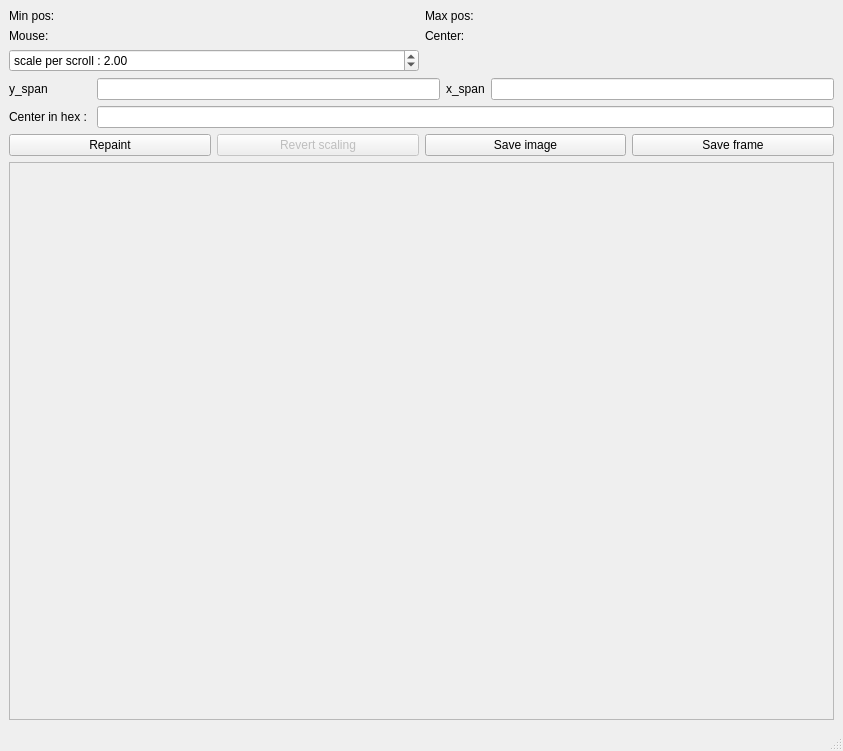
<?xml version="1.0" encoding="UTF-8"?>
<ui version="4.0">
 <class>zoom_utils_mainwindow</class>
 <widget class="QMainWindow" name="zoom_utils_mainwindow">
  <property name="geometry">
   <rect>
    <x>0</x>
    <y>0</y>
    <width>843</width>
    <height>751</height>
   </rect>
  </property>
  <property name="windowTitle">
   <string>Zoomer of FractalUtils</string>
  </property>
  <widget class="QWidget" name="centralwidget">
   <layout class="QGridLayout" name="gridLayout_2">
    <item row="5" column="3">
     <widget class="QPushButton" name="btn_save_frame">
      <property name="text">
       <string>Save frame</string>
      </property>
     </widget>
    </item>
    <item row="0" column="0" colspan="2">
     <widget class="QLabel" name="label_minpos">
      <property name="text">
       <string>Min pos:</string>
      </property>
     </widget>
    </item>
    <item row="1" column="2" colspan="2">
     <widget class="QLabel" name="label_center">
      <property name="text">
       <string>Center:</string>
      </property>
     </widget>
    </item>
    <item row="0" column="2" colspan="2">
     <widget class="QLabel" name="label_maxpos">
      <property name="text">
       <string>Max pos:</string>
      </property>
     </widget>
    </item>
    <item row="1" column="0" colspan="2">
     <widget class="QLabel" name="label_mousepos">
      <property name="text">
       <string>Mouse:</string>
      </property>
     </widget>
    </item>
    <item row="2" column="0" colspan="2">
     <widget class="QDoubleSpinBox" name="spin_zoom_speed">
      <property name="prefix">
       <string>scale per scroll : </string>
      </property>
      <property name="minimum">
       <double>1.000000000000000</double>
      </property>
      <property name="maximum">
       <double>1024.000000000000000</double>
      </property>
      <property name="singleStep">
       <double>0.050000000000000</double>
      </property>
      <property name="value">
       <double>2.000000000000000</double>
      </property>
     </widget>
    </item>
    <item row="5" column="2">
     <widget class="QPushButton" name="btn_save_image">
      <property name="text">
       <string>Save image</string>
      </property>
     </widget>
    </item>
    <item row="5" column="1">
     <widget class="QPushButton" name="btn_revert">
      <property name="enabled">
       <bool>false</bool>
      </property>
      <property name="text">
       <string>Revert scaling</string>
      </property>
     </widget>
    </item>
    <item row="3" column="0" colspan="4">
     <layout class="QGridLayout" name="gridLayout_4">
      <property name="topMargin">
       <number>0</number>
      </property>
      <property name="rightMargin">
       <number>0</number>
      </property>
      <item row="0" column="3">
       <widget class="QLineEdit" name="show_scale_x"/>
      </item>
      <item row="0" column="2">
       <widget class="QLabel" name="label">
        <property name="text">
         <string>x_span</string>
        </property>
       </widget>
      </item>
      <item row="0" column="0">
       <widget class="QLabel" name="label_6">
        <property name="text">
         <string>y_span</string>
        </property>
        <property name="alignment">
         <set>Qt::AlignLeading|Qt::AlignLeft|Qt::AlignVCenter</set>
        </property>
       </widget>
      </item>
      <item row="0" column="1">
       <widget class="QLineEdit" name="show_scale_y"/>
      </item>
      <item row="1" column="0">
       <widget class="QLabel" name="label_7">
        <property name="text">
         <string>Center in hex : </string>
        </property>
       </widget>
      </item>
      <item row="1" column="1" colspan="3">
       <widget class="QLineEdit" name="show_center_hex">
        <property name="text">
         <string notr="true"/>
        </property>
        <property name="readOnly">
         <bool>false</bool>
        </property>
       </widget>
      </item>
     </layout>
    </item>
    <item row="5" column="0">
     <widget class="QPushButton" name="btn_repaint">
      <property name="text">
       <string>Repaint</string>
      </property>
     </widget>
    </item>
    <item row="6" column="0" colspan="4">
     <layout class="QGridLayout" name="gl_display_placer">
      <property name="leftMargin">
       <number>0</number>
      </property>
      <property name="topMargin">
       <number>0</number>
      </property>
      <item row="0" column="0">
       <widget class="scalable_label" name="display">
        <property name="sizePolicy">
         <sizepolicy hsizetype="Expanding" vsizetype="Expanding">
          <horstretch>0</horstretch>
          <verstretch>0</verstretch>
         </sizepolicy>
        </property>
        <property name="baseSize">
         <size>
          <width>1</width>
          <height>1</height>
         </size>
        </property>
        <property name="autoFillBackground">
         <bool>true</bool>
        </property>
        <property name="frameShape">
         <enum>QFrame::StyledPanel</enum>
        </property>
        <property name="frameShadow">
         <enum>QFrame::Plain</enum>
        </property>
        <property name="text">
         <string/>
        </property>
        <property name="scaledContents">
         <bool>false</bool>
        </property>
       </widget>
      </item>
     </layout>
    </item>
   </layout>
  </widget>
  <widget class="QMenuBar" name="menubar">
   <property name="geometry">
    <rect>
     <x>0</x>
     <y>0</y>
     <width>843</width>
     <height>27</height>
    </rect>
   </property>
  </widget>
  <widget class="QStatusBar" name="statusbar"/>
 </widget>
 <customwidgets>
  <customwidget>
   <class>scalable_label</class>
   <extends>QLabel</extends>
   <header>scalable_label.h</header>
  </customwidget>
 </customwidgets>
 <resources/>
 <connections/>
</ui>
